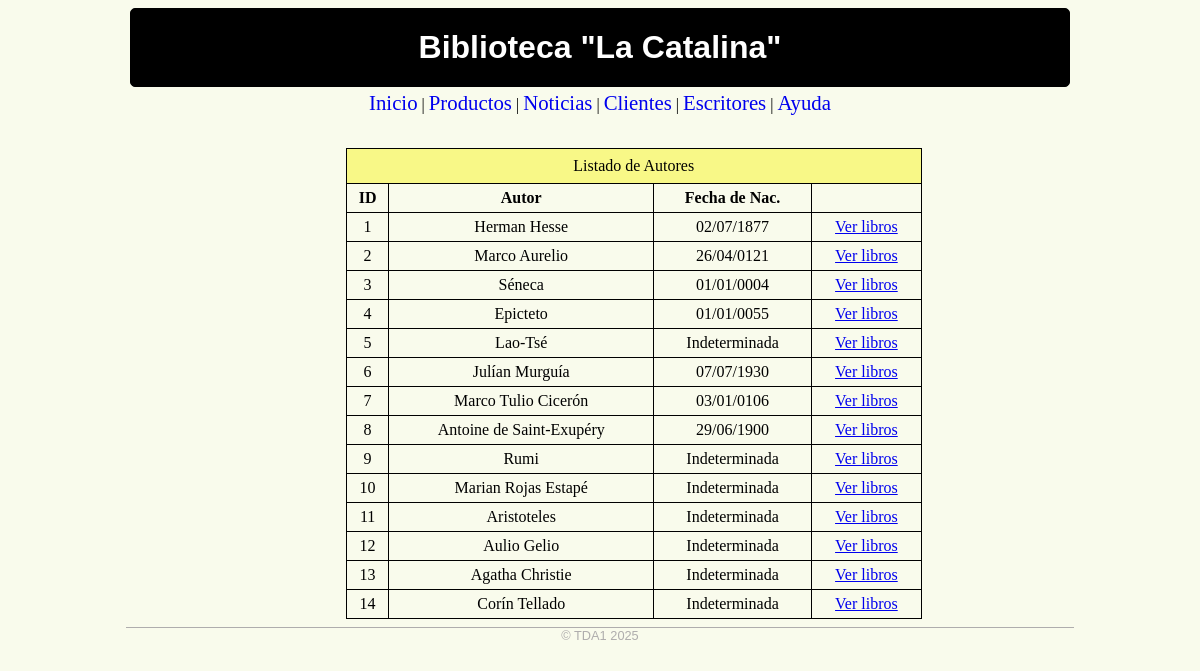
/libros/autores-listar.php, run on the app's committed database.
### tables this page shows
CREATE TABLE `autores` (
  `autid` int(11) NOT NULL,
  `autnom` varchar(100) NOT NULL,
  `autdob` date DEFAULT NULL
);

### libros/autores-listar.php (the view, shortened to what this page needs)
<?php
require('./db.php');
?>
<html>
<head>
<link href='./estilo-diagramacion.css' rel='stylesheet' type='text/css'>
</head>
<body>
<div class='contenedor'>
	<header>
	<a href='/'>Biblioteca "La Catalina"</a>
	</header>
	<nav>
	<a href='#'>Inicio</a> |
	<a href='#'>Productos</a> |
	<a href='#'>Noticias</a> |
	<a href='#'>Clientes</a> |
	<a href='#'>Escritores</a> |
	<a href='#'>Ayuda</a>
	</nav>
	<section>
	</section>
<article>
<table class='tablita'>
<caption>Listado de Autores</caption>
<tr>
	<th>ID</th>
	<th>Autor</th>
	<th>Fecha de Nac.</th>
	<th></th>
</tr>
<?php
$sql = "SELECT * FROM autores";
$result = mysqli_query($conn, $sql);
while($row = mysqli_fetch_array($result, MYSQLI_ASSOC)){
	if(!is_null($row['autdob'])){
		$fechanac = date(' d/m/Y', strtotime($row['autdob']));
		}else{
		$fechanac = "Indeterminada";
		}
	echo "<tr>\n";
	echo "<td>".$row['autid']."</td>\n";
	echo "<td>".$row['autnom']."</td>\n";
	echo "<td>".$fechanac."</td>\n";
	echo "<td><a href='./autor-libros.php?autid=".$row['autid']."'>Ver libros</td>\n";
	echo "</tr>\n";
}
?>
</table>
</article>
<footer>
	&copy; TDA1 2025
</footer>
</div>
</body>
</html>

### libros/estilo-diagramacion.css (style rules this page uses)
body { background: #f9fbec; }
.contenedor { width: 80%; min-width: 600px; margin: 0 auto; }
header { border: 1px solid #000000; border-radius: 5px; font-family: Arial, Helvetica, sans-serif; margin: 4px; text-align: center; padding: 20px; background: #000000 url('./images/gloomy-stripes-dark-background-tile.jpg'); }
header a { color: #ffffff; text-decoration: none; font-size: 200%; font-weight: bold; }
nav { text-align: center; margin: 4px; }
nav a { text-decoration: none; font-size: 130%; }
section { width: 18%; border:#eb2cc5; margin: 4px 0 4px 4px; padding: 4px; float: left; }
article { width: 76%; border:#1723d0; float: right; margin: 4px 4px 4px 0; padding: 4px; }
footer { clear:both; text-align: center; font-family: Arial, Helvetica, sans-serif; font-size: 80%; color: #afadad; border-top: 1px solid #afadad; }
.tablita { border: 1px solid #000000; border-collapse: collapse; width: 80%; }
.tablita td, .tablita th { border: 1px solid #000000; padding: 5px; text-align: center; }
.tablita caption { border: 1px solid #000000; border-bottom: 0; padding: 8px; background: #f8f887; }

### data on the page
autores: autid "1", autnom "Herman Hesse", autdob "02/07/1877"
autores: autid "2", autnom "Marco Aurelio", autdob "26/04/0121"
autores: autid "3", autnom "Séneca", autdob "01/01/0004"
autores: autid "4", autnom "Epicteto", autdob "01/01/0055"
autores: autid "5", autnom "Lao-Tsé", autdob "Indeterminada"
autores: autid "6", autnom "Julían Murguía", autdob "07/07/1930"
autores: autid "7", autnom "Marco Tulio Cicerón", autdob "03/01/0106"
autores: autid "8", autnom "Antoine de Saint-Exupéry", autdob "29/06/1900"
autores: autid "9", autnom "Rumi", autdob "Indeterminada"
autores: autid "10", autnom "Marian Rojas Estapé", autdob "Indeterminada"
autores: autid "11", autnom "Aristoteles", autdob "Indeterminada"
autores: autid "12", autnom "Aulio Gelio", autdob "Indeterminada"
autores: autid "13", autnom "Agatha Christie", autdob "Indeterminada"
autores: autid "14", autnom "Corín Tellado", autdob "Indeterminada"
